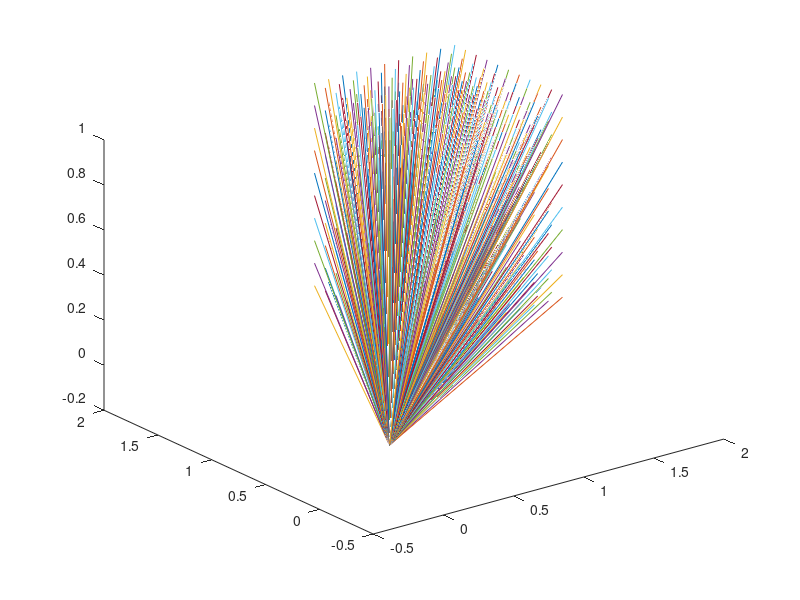

Recreate this plot in MATLAB.

t = 100;
y1 = zeros(1,t);
y2 = zeros(1,t);
y3 = zeros(1,t);

r1 = 0.1;
r2 = 0.5;


for a = 1:0.1:2
    for b = 1:0.1:2
        for c = 0.1:0.1:1
            y1(1) = a;
            y2(1) = b;
            y3(1) = c;
            for n = 2:t
                y1(n) = (0.001/2)*((1-r1)*y1(n-1)*y3(n-1)+ (1-r2)*y2(n-1)*y3(n-1)-2*r1*y1(n-1)*y1(n-1)+ (1-r1)*y1(n-1) - 2*r2*y2(n-1)*y1(n-1) );
                y2(n) = (0.001/2)*((1-r2)*y2(n-1)*(1-y3(n-1)) + (1-r1)*y1(n-1)*(1-y3(n-1)) - 2*r2*y2(n-1)*y2(n-1) + (1-r2)*y2(n-1) - 2*y1(n-1)*y2(n-1)*r1);
                y3(n) = (0.001/2)*(-r1*y1(n-1)*y3(n-1)-r2*y2(n-1)*y3(n-1) + r1*y1(n-1));
            end
            plot3(y1,y2,y3)
            hold on
            
        end 
    end 
end

